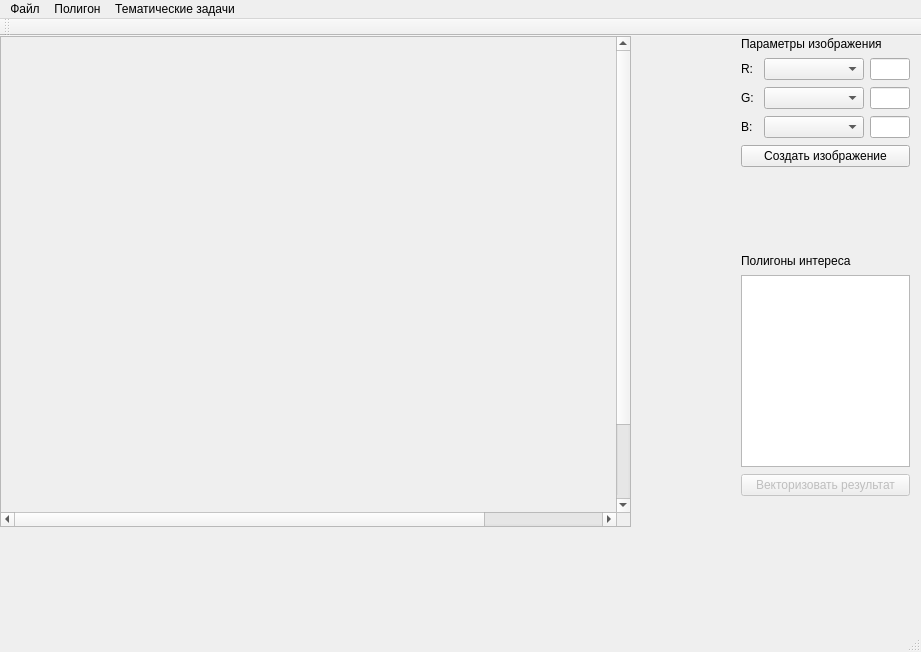
<?xml version="1.0" encoding="UTF-8"?>
<ui version="4.0">
 <class>DNSpecBath</class>
 <widget class="QMainWindow" name="DNSpecBath">
  <property name="geometry">
   <rect>
    <x>0</x>
    <y>0</y>
    <width>921</width>
    <height>652</height>
   </rect>
  </property>
  <property name="windowTitle">
   <string>Оценка глубины прибрежных территорий</string>
  </property>
  <widget class="QWidget" name="centralWidget">
   <widget class="QScrollArea" name="scrollArea">
    <property name="geometry">
     <rect>
      <x>0</x>
      <y>0</y>
      <width>631</width>
      <height>491</height>
     </rect>
    </property>
    <property name="widgetResizable">
     <bool>false</bool>
    </property>
    <widget class="QWidget" name="scrollAreaWidgetContents">
     <property name="geometry">
      <rect>
       <x>0</x>
       <y>0</y>
       <width>769</width>
       <height>569</height>
      </rect>
     </property>
    </widget>
   </widget>
   <widget class="DNWidgetImage" name="DNWPic" native="true">
    <property name="geometry">
     <rect>
      <x>190</x>
      <y>490</y>
      <width>181</width>
      <height>101</height>
     </rect>
    </property>
    <property name="mouseTracking">
     <bool>true</bool>
    </property>
   </widget>
   <widget class="QWidget" name="WidgetViewParam" native="true">
    <property name="geometry">
     <rect>
      <x>740</x>
      <y>0</y>
      <width>171</width>
      <height>461</height>
     </rect>
    </property>
    <layout class="QGridLayout" name="LayRGB" rowstretch="0,0,0,0,0,0,0">
     <property name="sizeConstraint">
      <enum>QLayout::SetMinAndMaxSize</enum>
     </property>
     <property name="margin">
      <number>1</number>
     </property>
     <property name="spacing">
      <number>7</number>
     </property>
     <item row="2" column="0" colspan="2">
      <widget class="QPushButton" name="ButtonReCalcImg">
       <property name="text">
        <string>Создать изображение</string>
       </property>
      </widget>
     </item>
     <item row="5" column="0" colspan="2">
      <widget class="QTreeWidget" name="treePolygons">
       <attribute name="headerVisible">
        <bool>false</bool>
       </attribute>
       <column>
        <property name="text">
         <string notr="true">1</string>
        </property>
       </column>
      </widget>
     </item>
     <item row="1" column="0" colspan="2">
      <layout class="QGridLayout" name="gridLayout" rowstretch="0,0,0,0" columnstretch="0,50,0" rowminimumheight="0,0,0,0" columnminimumwidth="0,50,0">
       <property name="sizeConstraint">
        <enum>QLayout::SetFixedSize</enum>
       </property>
       <property name="verticalSpacing">
        <number>7</number>
       </property>
       <item row="1" column="0">
        <widget class="QLabel" name="label">
         <property name="text">
          <string>R:</string>
         </property>
        </widget>
       </item>
       <item row="2" column="0">
        <widget class="QLabel" name="label_2">
         <property name="text">
          <string>G:</string>
         </property>
        </widget>
       </item>
       <item row="2" column="2">
        <widget class="QLineEdit" name="EditKG">
         <property name="minimumSize">
          <size>
           <width>40</width>
           <height>0</height>
          </size>
         </property>
         <property name="maximumSize">
          <size>
           <width>40</width>
           <height>16777215</height>
          </size>
         </property>
        </widget>
       </item>
       <item row="3" column="0">
        <widget class="QLabel" name="label_3">
         <property name="text">
          <string>B:</string>
         </property>
        </widget>
       </item>
       <item row="3" column="2">
        <widget class="QLineEdit" name="EditKB">
         <property name="minimumSize">
          <size>
           <width>40</width>
           <height>0</height>
          </size>
         </property>
         <property name="maximumSize">
          <size>
           <width>40</width>
           <height>16777215</height>
          </size>
         </property>
        </widget>
       </item>
       <item row="1" column="2">
        <widget class="QLineEdit" name="EditKR">
         <property name="minimumSize">
          <size>
           <width>40</width>
           <height>0</height>
          </size>
         </property>
         <property name="maximumSize">
          <size>
           <width>40</width>
           <height>16777215</height>
          </size>
         </property>
        </widget>
       </item>
       <item row="3" column="1">
        <widget class="QComboBox" name="ComboB">
         <property name="minimumSize">
          <size>
           <width>100</width>
           <height>0</height>
          </size>
         </property>
         <property name="maximumSize">
          <size>
           <width>100</width>
           <height>16777215</height>
          </size>
         </property>
        </widget>
       </item>
       <item row="2" column="1">
        <widget class="QComboBox" name="ComboG">
         <property name="minimumSize">
          <size>
           <width>100</width>
           <height>0</height>
          </size>
         </property>
        </widget>
       </item>
       <item row="1" column="1">
        <widget class="QComboBox" name="ComboR">
         <property name="minimumSize">
          <size>
           <width>100</width>
           <height>0</height>
          </size>
         </property>
         <property name="sizeAdjustPolicy">
          <enum>QComboBox::AdjustToContents</enum>
         </property>
        </widget>
       </item>
      </layout>
     </item>
     <item row="0" column="0">
      <widget class="QLabel" name="label_4">
       <property name="text">
        <string>Параметры изображения</string>
       </property>
      </widget>
     </item>
     <item row="4" column="0">
      <widget class="QLabel" name="label_5">
       <property name="text">
        <string>Полигоны интереса</string>
       </property>
      </widget>
     </item>
     <item row="3" column="0">
      <spacer name="verticalSpacer">
       <property name="orientation">
        <enum>Qt::Vertical</enum>
       </property>
       <property name="sizeHint" stdset="0">
        <size>
         <width>20</width>
         <height>17</height>
        </size>
       </property>
      </spacer>
     </item>
     <item row="6" column="0" colspan="2">
      <widget class="QPushButton" name="pbVectorize">
       <property name="enabled">
        <bool>false</bool>
       </property>
       <property name="text">
        <string>Векторизовать результат</string>
       </property>
      </widget>
     </item>
    </layout>
   </widget>
  </widget>
  <widget class="QMenuBar" name="menuBar">
   <property name="geometry">
    <rect>
     <x>0</x>
     <y>0</y>
     <width>921</width>
     <height>21</height>
    </rect>
   </property>
   <widget class="QMenu" name="menu">
    <property name="title">
     <string>Файл</string>
    </property>
    <addaction name="FileOpen"/>
    <addaction name="OpenLastImg"/>
   </widget>
   <widget class="QMenu" name="menu_2">
    <property name="title">
     <string>Полигон</string>
    </property>
    <addaction name="CreatePoly"/>
    <addaction name="separator"/>
    <addaction name="MultiChan"/>
   </widget>
   <widget class="QMenu" name="menu_3">
    <property name="title">
     <string>Тематические задачи</string>
    </property>
    <addaction name="Batinometriy"/>
    <addaction name="ShowDeptch"/>
   </widget>
   <addaction name="menu"/>
   <addaction name="menu_2"/>
   <addaction name="menu_3"/>
  </widget>
  <widget class="QToolBar" name="mainToolBar">
   <attribute name="toolBarArea">
    <enum>TopToolBarArea</enum>
   </attribute>
   <attribute name="toolBarBreak">
    <bool>false</bool>
   </attribute>
  </widget>
  <widget class="QStatusBar" name="statusBar"/>
  <action name="FileOpen">
   <property name="text">
    <string>Открыть</string>
   </property>
  </action>
  <action name="CreatePoly">
   <property name="checkable">
    <bool>true</bool>
   </property>
   <property name="text">
    <string>Создать полигон</string>
   </property>
  </action>
  <action name="Batinometriy">
   <property name="text">
    <string>Батиметрия</string>
   </property>
  </action>
  <action name="OpenLastImg">
   <property name="text">
    <string>Открыть последнее изображение</string>
   </property>
  </action>
  <action name="MultiChan">
   <property name="text">
    <string>Множитель каналов</string>
   </property>
  </action>
  <action name="ShowDeptch">
   <property name="text">
    <string>Показать значения глубин</string>
   </property>
  </action>
 </widget>
 <layoutdefault spacing="6" margin="11"/>
 <customwidgets>
  <customwidget>
   <class>DNWidgetImage</class>
   <extends>QWidget</extends>
   <header location="global">dnwidgetimage.h</header>
   <container>1</container>
  </customwidget>
 </customwidgets>
 <resources/>
 <connections/>
</ui>
